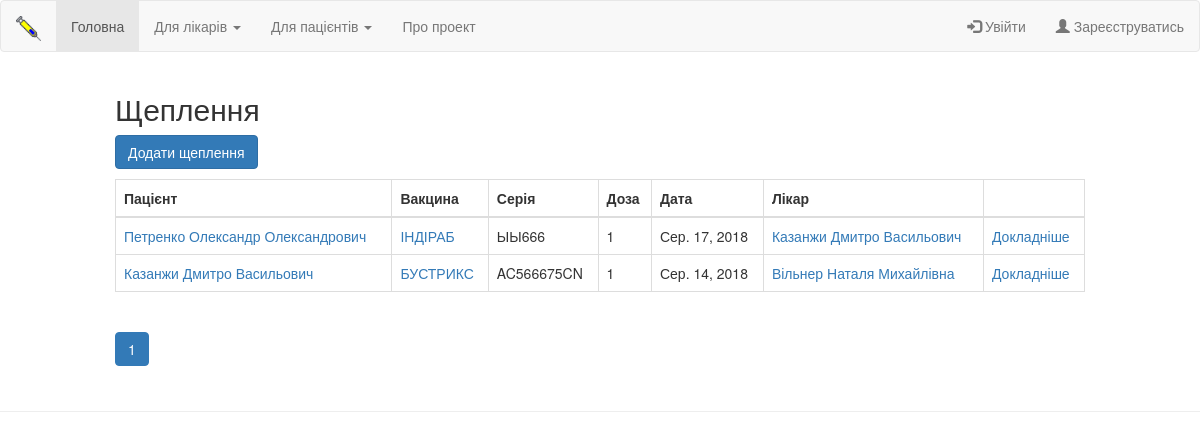
Screenshot of /registry/immunizations/ with the database file from the repository.
### registry/models.py (models this page shows, shortened)
class Immunization(models.Model):
    patient = models.ForeignKey(Patient, on_delete=models.SET_NULL, null=True, blank=True)
    doctor = models.ForeignKey(Doctor, on_delete=models.SET_NULL, null=True, blank=True)
    clinic = models.ForeignKey(Clinic, on_delete=models.SET_NULL, null=True, blank=True)
    series = models.ForeignKey(Series, on_delete=models.SET_NULL, null=True, blank=True)
    general_reaction = models.CharField(max_length=256, null=True, blank=True)
    local_reaction = models.CharField(max_length=256, null=True, blank=True)
    contraindications = models.CharField(max_length=256, null=True, blank=True)
    dose = models.IntegerField(default=1)
    date = models.DateField(default=timezone.localdate)
    def get_registry_url(self):
        return reverse('immunization', args=[str(self.id)])
    class Meta:
        verbose_name = "Щеплення"
        verbose_name_plural = "Щеплення"
        ordering = ['-id']

class Patient(models.Model):
    firstname = models.ForeignKey(Firstname, on_delete=models.SET_NULL, null=True, blank=True)
    patronymic = models.ForeignKey(Patronymic, on_delete=models.SET_NULL, null=True, blank=True)
    lastname = models.ForeignKey(Lastname, on_delete=models.SET_NULL, null=True, blank=True)
    phone = models.CharField(max_length=17, null=True, blank=True)
    birth = models.DateField(null=True, blank=True)
    sex = models.BooleanField() # 1 for Male and 0 for Female
    def get_registry_url(self):
        return reverse('patient', args=[str(self.id)])
    class Meta:
        verbose_name = "Пацієнт"
        verbose_name_plural = "Пацієнти"
        ordering = ['-id']

class Lastname(models.Model):
    lastname = models.CharField(max_length=32)
    def __str__(self):
        return self.lastname
    class Meta:
        verbose_name = "Фамілія"
        verbose_name_plural = "Фамілії"

class Firstname(models.Model):
    firstname = models.CharField(max_length=32)
    def __str__(self):
        return self.firstname
    class Meta:
        verbose_name = "Ім'я"
        verbose_name_plural = "Імена"

class Patronymic(models.Model):
    patronymic = models.CharField(max_length=32)
    def __str__(self):
        return self.patronymic
    class Meta:
        verbose_name = "По-батькові"
        verbose_name_plural = "По-батькові"

class Series(models.Model):
    series = models.CharField(max_length=32)
    vaccine = models.ForeignKey(Vaccine, on_delete=models.SET_NULL, null=True, blank=True)
    expiration = models.DateField(null=True, blank=True)
    def __str__(self):
        return self.series
    class Meta:
        verbose_name = "Серія"
        verbose_name_plural = "Серії"
        ordering = ['-id']

class Vaccine(models.Model):
    vaccine = models.CharField(max_length=64, null=True, blank=True)
    vaccine_en = models.CharField(max_length=64, null=True, blank=True)
    manufacturer = models.CharField(max_length=32, null=True, blank=True)
    manufacturer_en = models.CharField(max_length=32, null=True, blank=True)
    country = models.CharField(max_length=16, null=True, blank=True)
    country_en = models.CharField(max_length=16, null=True, blank=True)
    info =  models.CharField(max_length=256, null=True, blank=True)
    disease = models.ManyToManyField(Disease, blank=True)
    def __str__(self):
        return self.vaccine
    def get_info_url(self):
        return reverse('info_vaccine', args=[str(self.id)])
    class Meta:
        verbose_name = "Вакцина"
        verbose_name_plural = "Вакцини"
        ordering = ['vaccine']

class Doctor(models.Model):
    firstname = models.ForeignKey(Firstname, on_delete=models.SET_NULL, null=True, blank=True)
    patronymic = models.ForeignKey(Patronymic, on_delete=models.SET_NULL, null=True, blank=True)
    lastname = models.ForeignKey(Lastname, on_delete=models.SET_NULL, null=True, blank=True)
    clinic = models.ForeignKey(Clinic, on_delete=models.SET_NULL, null=True, blank=True)
    def get_registry_url(self):
        return reverse('doctor', args=[str(self.id)])
    class Meta:
        verbose_name = "Лікар"
        verbose_name_plural = "Лікарі"
        ordering = ['-id']

### registry/views.py (the view)
# urls.py: path('immunizations/', views.immunizations, name='immunizations'),
def immunizations(request):
    immunizations = Immunization.objects.all()
    pages = Paginator(immunizations, 30)
    current_page = request.GET.get('page', 1)
    try:
        current_page = int(current_page)
    except:
        current_page = 1
    if current_page not in pages.page_range:
        current_page = 1
    immunizations = pages.page(current_page)
    num_pages = pages.page_range
    context = {'immunizations': immunizations, 'num_pages': num_pages, 'current_page': current_page}
    return render(request, 'registry/immunizations.html', context)

### registry/templates/registry/immunizations.html (shortened to what this page needs)
{% extends "base.html" %}
{% block content %}
<h2>Щеплення</h2>
<a href="{% url 'immunization_add' %}"><button class="btn btn-primary btn-bg" name="immunization_add">Додати щеплення</button></a>
<table class="table table-bordered">
    <thead>
    <tr>
        <th>Пацієнт</th>
        <th>Вакцина</th>
        <th>Серія</th>
        <th>Доза</th>
        <th>Дата</th>
        <th>Лікар</th>
        <th></th>
    </tr>
    </thead>
    <tbody>
    {% for immunization in immunizations %}
    <tr>
        <td><a href="{{ immunization.patient.get_registry_url }}">
            {{ immunization.patient.lastname }} {{ immunization.patient.firstname }} {{ immunization.patient.patronymic }}
        </a></td>
        <td><a href="{{ immunization.series.vaccine.get_info_url }}">{{ immunization.series.vaccine }}</a></td>
        <td>{{ immunization.series }}</td>
        <td>{{ immunization.dose }}</td>
        <td>{{ immunization.date }}</td>
        <td><a href="{{ immunization.doctor.get_registry_url }}">
            {{ immunization.doctor.lastname }} {{ immunization.doctor.firstname }} {{ immunization.doctor.patronymic }}
        </a></td>
        <td><a href="{{ immunization.get_registry_url }}">Докладніше</a></td>
    </tr>
    {% endfor %}
    </tbody>
</table>
<ul class="pagination">
    {% for num in num_pages %}
        {% if num == current_page %}
            <li class="page-item active"><span class="page-link">{{num}}</span></li>
        {% else %}
            <li class="page-item"><a class="page-link" href="{% url 'patients' %}?page={{num}}">{{num}}</a></li>
        {% endif %}
    {% endfor %}
</ul>
{% endblock %}

### rows the page displays
Immunization: patient.lastname "Петренко", patient.firstname "Олександр", patient.patronymic "Олександрович", series.vaccine "ІНДІРАБ", series "ЫЫ666", dose "1", date "Сер. 17, 2018", doctor.lastname "Казанжи", doctor.firstname "Дмитро", doctor.patronymic "Васильович"
Immunization: patient.lastname "Казанжи", patient.firstname "Дмитро", patient.patronymic "Васильович", series.vaccine "БУСТРИКС", series "AC566675CN", dose "1", date "Сер. 14, 2018", doctor.lastname "Вільнер", doctor.firstname "Наталя", doctor.patronymic "Михайлівна"

### other values shown
{{ num }} "1"
